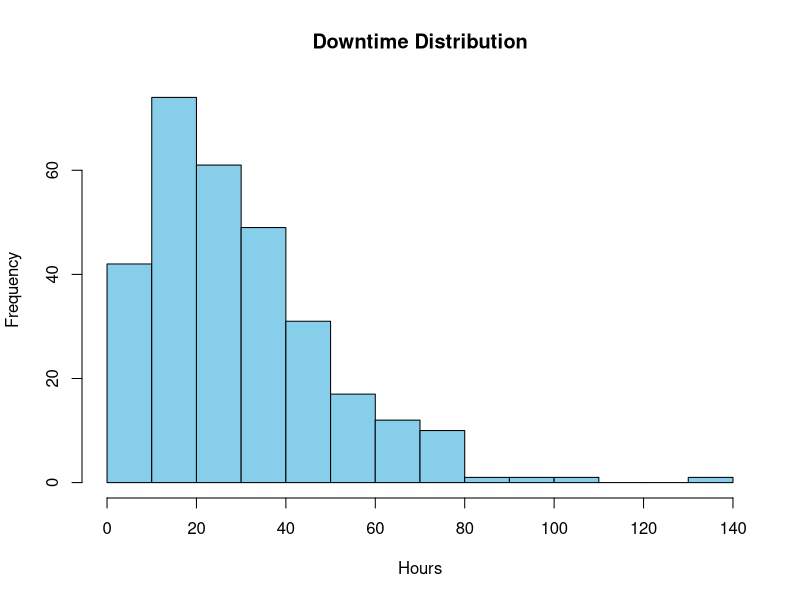
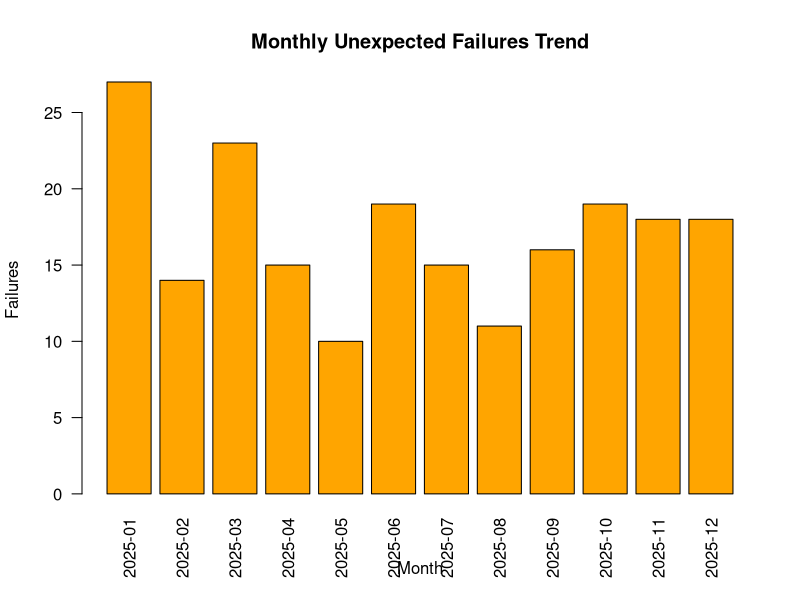

These charts were generated, in order, by the following R code:
## ---- chunk 1
df <- read.csv("data/equipment_data.csv")
head(df, 3)
## ---- chunk 2
# Data quality check for downtime variable
cat("Missing values in downtime_hours:", sum(is.na(df$downtime_hours)), "\n")
cat("Negative downtime values:", sum(df$downtime_hours < 0, na.rm = TRUE), "\n")

summary(df$downtime_hours)
hist(df$downtime_hours, main="Downtime Distribution", col="skyblue", xlab="Hours")
## ---- chunk 3
table(df$usage_category)
t.test(downtime_hours ~ usage_category, data = df)
## ---- chunk 4
model <- glm(unexpected_failure ~ device_age_years + operating_hours + last_service_months_ago, 
             data = df, family = binomial)
summary(model)

# Classification Accuracy Metrics
df$pred_prob <- predict(model, type = "response")
df$pred_class <- ifelse(df$pred_prob > 0.5, 1, 0)
conf_matrix <- table(Predicted = df$pred_class, Actual = df$unexpected_failure)
print(conf_matrix)

accuracy <- sum(diag(conf_matrix)) / sum(conf_matrix)
cat("Model Classification Accuracy:", round(accuracy * 100, 2), "%\n")
## ---- chunk 5
colSums(is.na(df))
## ---- chunk 6
df$risk <- predict(model, type = "response")
head(df[order(-df$risk), c("device_id", "device_type", "risk")], 10)
## ---- chunk 7
df$month <- format(as.Date(df$log_date), "%Y-%m")
monthly_trend <- aggregate(unexpected_failure ~ month, data = df, FUN = sum)
print(monthly_trend)

barplot(monthly_trend$unexpected_failure, names.arg = monthly_trend$month, 
        col = "orange", main = "Monthly Unexpected Failures Trend", 
        xlab = "Month", ylab = "Failures", las = 2)
